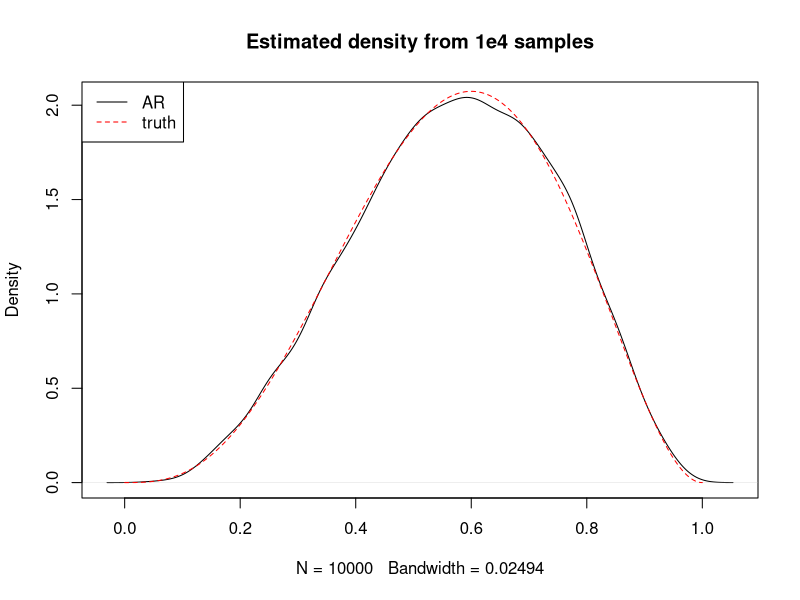
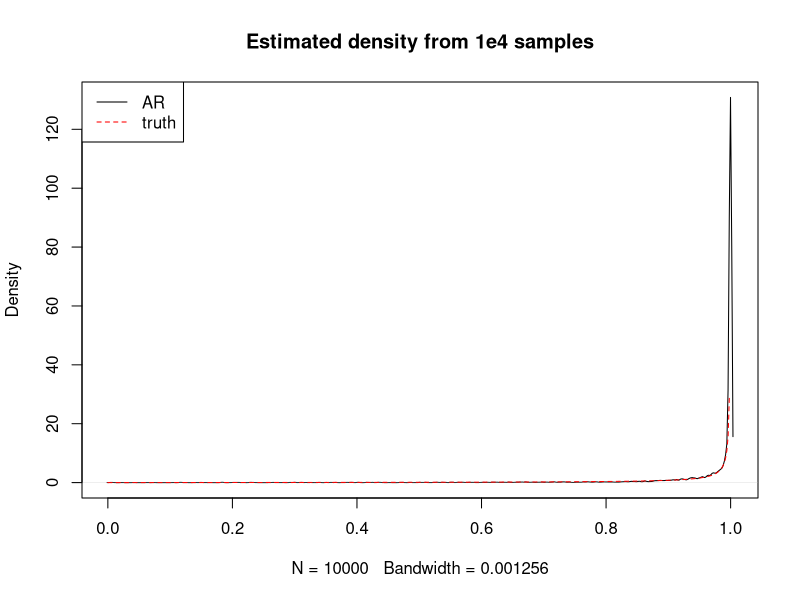

These figures' R source, in order:
#########################
## Accept-reject for
## Beta(4,3) distribution
## Using U(0,1) proposal
#########################
set.seed(1)
beta_ar <- function() 
{
  c <- 60 *(3/5)^3 * (2/5)^2 
  accept <- 0
  counter <- 0   # count the number of loop
  while(accept == 0)
  {
    counter <- counter + 1
    U <- runif(1)
    prop=runif(1)
    ratio=dbeta(prop,shape1=4,shape2=3)/c
    
    if(U <= ratio)
    {
      accept <- 1
      return(c(prop, counter))
    }
  }
}


### Obtaining 10^4 samples from Beta() distribution
N <- 1e4
samp <- numeric(length = N)
counts <- numeric(length = N)
for(i in 1:N)
{
  rep <-  beta_ar()
    samp[i] <-  rep[1]
    counts[i] <- rep[2]
}

# Make a plot of the estimated density from the samples
# versus the true density
x <- seq(0, 1, length = 500)
plot(density(samp), main = "Estimated density from 1e4 samples")
lines(x,dbeta(x,shape1=4,shape2=3) , col = "red", lty = 2) ## Complete this
legend("topleft", lty = 1:2, col = c("black", "red"), legend = c("AR", "truth"))

# This is c
(c <- 60 *(3/5)^3 * (2/5)^2)

# This is the mean number of loops required
mean(counts)

#They should be almost the same!


#### ACcept Reject for Beta(2,0.1)

beta_2 <- function(){
  c <- 1.1
  accept <- 0
  count <- 0
  
  while(accept==0){
    count <- count+1
    U <- runif(1)
    x <- runif(1)
    prop <- 1-(1-x)^10
    ratio <- log(dbeta(prop,shape1=2,shape2=0.1))-log(c*prop)
    ratio <- exp(ratio)
    if(U <= ratio)
    {
      accept <- 1
      return(c(prop, count))
    }
  }
}


### Obtaining 10^4 samples from Beta() distribution
N <- 1e4
samp <- numeric(length = N)
counts <- numeric(length = N)
for(i in 1:N)
{
  rep <-  beta_2()
  samp[i] <-  rep[1]
  counts[i] <- rep[2]
}

# Make a plot of the estimated density from the samples
# versus the true density
x <- seq(0, 1, length = 500)
plot(density(samp), main = "Estimated density from 1e4 samples")
lines(x,dbeta(x,shape1=2,shape2=0.1) , col = "red", lty = 2) ## Complete this
legend("topleft", lty = 1:2, col = c("black", "red"), legend = c("AR", "truth"))

# This is c
(c <- 1.1)

# This is the mean number of loops required
mean(counts)
